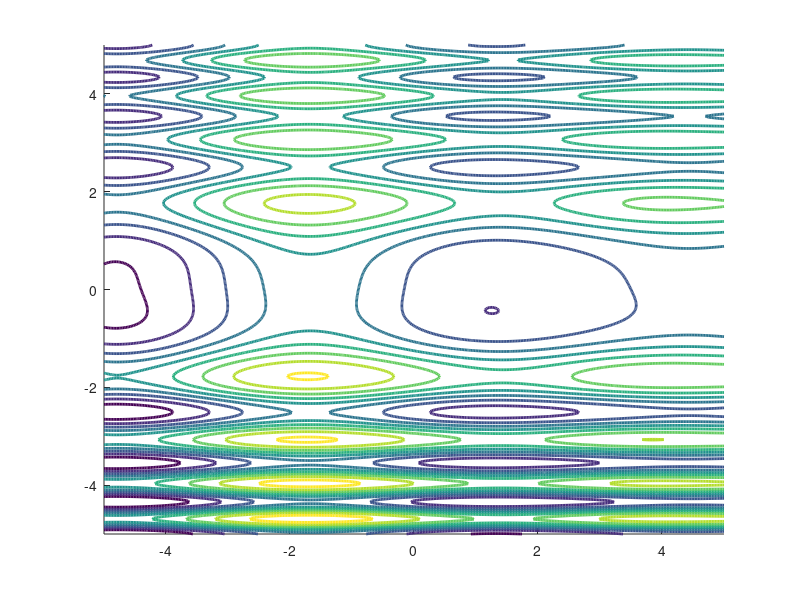

Write the MATLAB code that produced this figure. (Note: this script raises an error after producing the figure.)
function problem2Contours(edges)
    if nargin<1
        edges = 5;
    end

    Himmelblau = @(x1,x2)(sin(x1).^2+x2-11).*cos(x2.*x2) + (x1+cos(x2).^2-7).*sin(x1);

    % Compute the function values
    x1 = linspace(-edges,edges, 400); % linspace(-5,5, 100);
    x2 = linspace(-edges,edges, 400); % linspace(-5,5, 100);
    [X1,X2]=meshgrid(x1,x2);
    F = Himmelblau(X1,X2);
    

    % Make contour plot
    if edges == 5
        v = [-20:5:20];
    else
        v = [-20:5:20 100:20:200 200:floor((max(max(F))-200)/(max(max(F))/200)):max(F) max(max(F))];
    end
    hold on
    [C,h] = contour(X1,X2,F,v,'linewidth',2);
    


    set( get( get( h, 'Annotation'), 'LegendInformation' ), 'IconDisplayStyle', 'off' );
    xlabel('x_1','Fontsize',14)
    ylabel('x_2','Fontsize',14)
    set(gca,'fontsize',14);
    set(gcf, 'Color', 'w');
    colorbar
    axis image